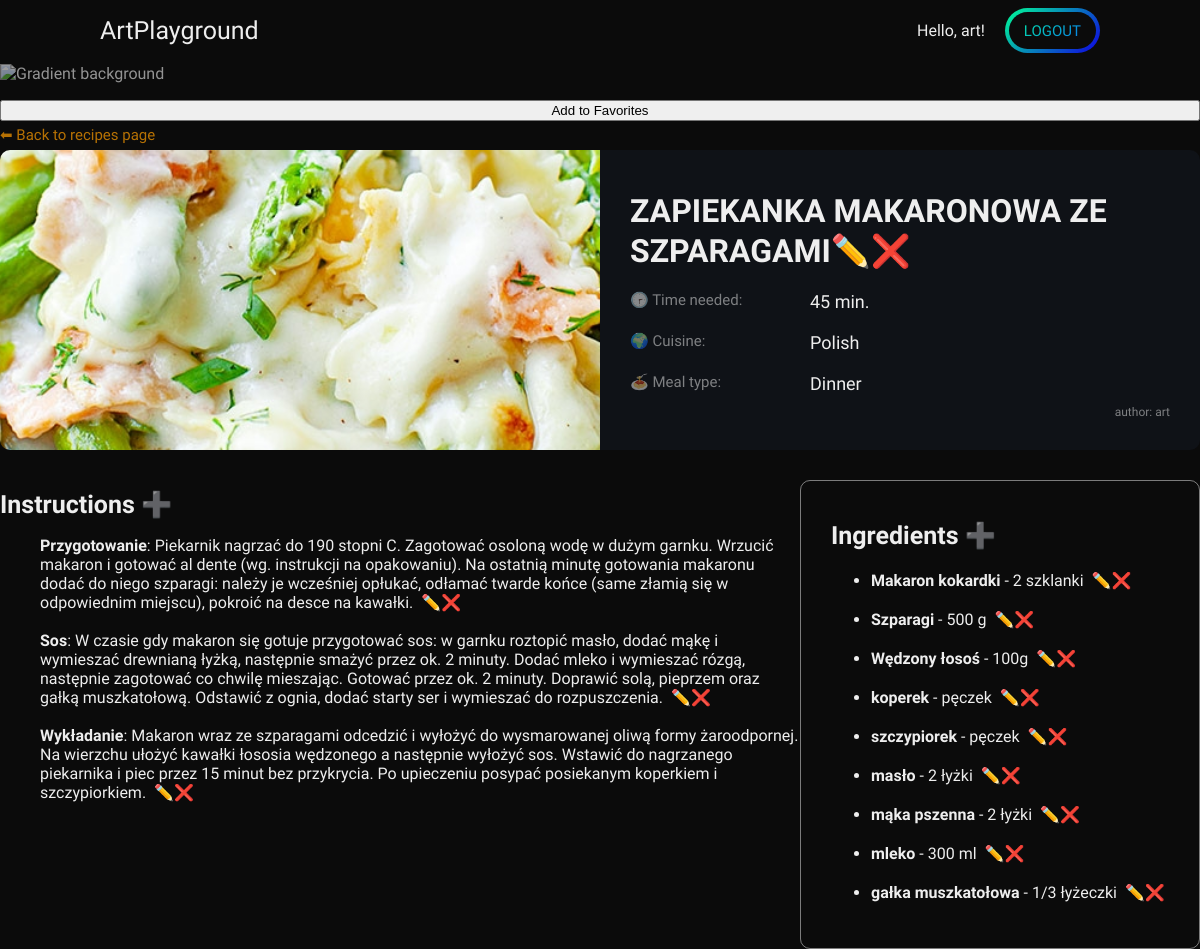
The app's page /recipes/recipe-detail/26/ (signed in) with its own data.
### recipes/models.py (models this page shows, shortened)
class Recipe(models.Model):
    recipe_author = models.ForeignKey(User, on_delete=models.CASCADE, default=None)
    recipe_name = models.CharField(max_length=250)
    time = models.IntegerField()  # hours - 1,5 should give user 1h30min
    cuisine = models.CharField(choices=CUISINE_COUNTRIES, max_length=50)
    meal_type = models.CharField(choices=MEALS, max_length=50)
    recipe_image = models.ImageField(upload_to="recipes/")
    def __str__(self):
        return f"{self.recipe_author} - {self.recipe_name} - {self.pk}"

class Instruction(models.Model):
    recipe = models.ForeignKey(Recipe, on_delete=models.CASCADE)
    step = models.CharField(max_length=50)
    description = models.CharField(max_length=1500)

class Ingredient(models.Model):
    recipe = models.ForeignKey(Recipe, on_delete=models.CASCADE)
    name = models.CharField(max_length=250)
    amount = models.CharField(max_length=50)

### recipes/views.py (the view, shortened to what this page needs)
# urls.py: path('recipe-detail/<int:pk>/', RecipeDetailView.as_view(), name="recipe_detail"),
class RecipeDetailView(View):
    template_name = 'recipes/recipe_detail.html'
    def get(self, request, *args, **kwargs):
        recipe = get_object_or_404(Recipe, pk=kwargs['pk'])
        is_favorite = Favorite_recipe.objects.filter(user=request.user, recipe=recipe).exists()
        context = {'recipe': recipe, "is_favorite":is_favorite}
        return render(request, self.template_name, context)

### recipes/templates/recipes/recipe_detail.html (shortened to what this page needs)
{% extends 'base_layout.html' %} {% block title %} Recipe nr {{recipe.pk}} detail view {%endblock%}
{% block content %}
{% if is_favorite == False %}
<form method="post" action="{% url 'recipe_detail' recipe.pk %}">
  <button type="submit"  name="add_favorite">Add to Favorites</button>
</form>
{% else %}
<form method="post" action="{% url 'recipe_detail' recipe.pk %}">
  {% csrf_token %}
  <input type="hidden" name="remove_favorite" value="recipe.pk">
  <button type="submit"  name="remove_favorite">Remove from Favorites</button>
</form>
{% endif %}
<section class="center-page recipe-detail">
  <a href="{% url 'recipes' %}" class="link link-orange">⬅ Back to recipes page</a>
  <div class="recipe-detail__img" style="background-image: url('/recipes{{ recipe.recipe_image.url}}');"></div>
  <div class="recipe-detail__data">
    <h2><strong>{{ recipe.recipe_name }}</strong><a href="{% url 'recipe_update' recipe.pk %}" style="text-decoration: none">✏️</a><a href="{% url 'recipe_delete' recipe.pk %}" style="text-decoration: none">❌</a></h2>
    <div class="recipe-detail__data__group">
      <span class="label label--time">Time needed: </span>
      <span class="value">{{ recipe.time }} min.</span>
      <span class="label label--cuisine">Cuisine: </span>
      <span class="value">{{ recipe.cuisine }}</span>
      <span class="label label--meal-type">Meal type: </span>
      <span class="value">{{ recipe.meal_type }}</span>
    </div>
    <p><small>author: {{ recipe.recipe_author.username }}</small></p>
  </div>
  <div class="recipe-content__instructions">
      <h3>Instructions <a href="{% url 'add_instructions' recipe.pk %}" style="text-decoration: none">➕</a></h3>
      <ul>
        {% for instruction in recipe.instruction_set.all %}
        <li><b>{{ instruction.step }}</b>: {{ instruction.description }} &nbsp;<a href="{% url 'instruction_update' instruction.pk %}" style="text-decoration: none">✏️</a><a href="{% url 'instruction_delete' instruction.pk %}" style="text-decoration: none">❌</a></li><br/>
        {% endfor %}
      </ul>
  </div>
  <div class="recipe-content__ingredients">
      <h3>Ingredients <a href="{% url 'add_ingredients' recipe.pk  %}" style="text-decoration: none">➕</a></h3>
      <ul>
        {% for ingredient in recipe.ingredient_set.all %}
        <li><b>{{ ingredient.name }}</b> - {{ ingredient.amount }} &nbsp;<a href="{% url 'ingredient_update' ingredient.pk %}" style="text-decoration: none">✏️</a><a href="{% url 'ingredient_delete' ingredient.pk %}" style="text-decoration: none">❌</a></li>
        {% endfor %}
      </ul>
  </div>
</section>
{% endblock %}

### general/templates/general/base_layout.html (shortened to what this page needs)
{% load static %}
<!DOCTYPE html>
<html>
  <head>
    <link rel="stylesheet" href="{% static 'css/style.css' %}">
  </head>
  <body>
    <img class="body-gradient {% block background_class %}{% endblock %}" src="https://daily-now-res.cloudinary.com/image/upload/s--O8GDhJO8--/f_auto/v1692271285/public/Desktop-ask-bg" alt="Gradient background">
    <header class="{% block header_class %}{% endblock %}">
      <nav class="menu-nav">
        <a href="{% url 'mainpage' %}" class="menu-item">ArtPlayground</a>
      </nav>
      <nav class="profile-nav">
        {% if user.is_authenticated %}
        Hello, {{user.username}}!
        <div class="button btn-blue"><div class="ahref--bg"><a href="{% url 'logout' %}">Logout</a></div></div>
        {% else %}
        <div class="button btn-yelpur-rev"><div class="ahref--bg"><a href="{% url 'register' %}">Sign up</a></div></div>
        <div class="button btn-yelpur"><div class="ahref--bg"><a href="{% url 'login' %}">Login</a></div></div>
        {% endif %}
      </nav>
    </header>
    <main>
      {% block content %}{% endblock %}
    </main>
  </body>
</html>

### static/css/style.css (style rules this page uses)
body { background-color: #0B0B0B; color: #EEE; font-family: "Ubuntu", sans-serif; padding: 0; margin: 0; }
body .body-gradient { position: absolute; top: 64px; left: 0; width: 80%; opacity: 0.6; }
body main { position: relative; top: 30px; left: 0; padding-top: 70px; }
body h1, body h2, body h3, body h4 { text-decoration: none; line-height: 1.25em; margin: 0.35em 0; color: #EEE; }
body h2 { font-size: 32px; }
body h3 { font-size: 25px; }
body span, body p { font-size: 15px; }
body small { font-size: 12px; color: rgba(237, 237, 237, 0.5); }
body a { line-height: 15px; color: #EEE; text-decoration-color: #ff9d00; }
.center-page { display: flex; flex-direction: column; align-items: center; }
.button { width: max-content; padding: 4px 4px; border-radius: 24px; mask-image: paint(smooth-corners); -webkit-mask-image: paint(smooth-corners); }
.button .ahref--bg, .button .button--bg { padding: 9px 0px; background-color: #0B0B0B; border-radius: 24px; mask-image: paint(smooth-corners); -webkit-mask-image: paint(smooth-corners); }
.button .ahref--bg a, .button .ahref--bg button, .button .button--bg a, .button .button--bg button { padding: 15px 15px; font-size: 15px; text-transform: uppercase; font-weight: 500; text-decoration: none; }
.button.btn-blue { background: linear-gradient(135deg, #00ff95, #0f00e3); }
.button.btn-blue a, .button.btn-blue button { background: linear-gradient(135deg, #00ff95, #0B59FF); -webkit-background-clip: text; -webkit-text-fill-color: transparent; }
.link, .link-left, .link-right { text-decoration: none; opacity: 0.7; font-size: 15px; padding: 7px 0; }
.link-orange { color: #ff9d00; }
form { display: grid; grid-template-columns: 1fr; grid-template-rows: auto; row-gap: 20px; }
header { display: flex; justify-content: space-between; align-items: center; position: fixed; width: calc(100% - 200px); padding: 10px 100px; background: #0B0B0B; height: 40px; z-index: 100; }
header nav.menu-nav { display: flex; column-gap: 20px; }
header nav.menu-nav a { text-decoration: none; font-size: 25px; line-height: 25px; }
header .menu-item { justify-self: flex-start; }
header .profile-nav { display: flex; justify-content: center; align-items: center; column-gap: 20px; }
.recipe-detail { display: grid; grid-template-columns: repeat(6, 1fr); margin: 0 auto; max-width: 1200px; }
.recipe-detail.center-page { align-items: unset; }
.recipe-detail__img { background-size: cover; background-repeat: no-repeat; background-position: center; width: 100%; height: 300px; grid-column: 1/4; border-radius: 10px 0 0 10px; }
.recipe-detail__data { grid-column: 4/7; display: flex; flex-direction: column; justify-content: space-between; padding: 30px; background-color: #0F1217; width: calc(100% - 60px); height: calc(100% - 60px); border-radius: 0 10px 10px 0; }
.recipe-detail__data__group { display: grid; width: 100%; grid-template-columns: 1fr 2fr; row-gap: 20px; }
.recipe-detail__data .label { color: rgba(237, 237, 237, 0.5); }
.recipe-detail__data .label--time:before { content: "🕝 "; }
.recipe-detail__data .label--cuisine:before { content: "🌍 "; }
.recipe-detail__data .label--meal-type:before { content: "🍝 "; }
.recipe-detail__data .value { font-size: 18px; }
.recipe-detail__data p { margin: 0; text-align: right; }
.recipe-detail .recipe-content__instructions { margin-top: 30px; grid-column: 1/5; }
.recipe-detail .recipe-content__instructions ul { list-style: none; }
.recipe-detail .recipe-content__ingredients { border: 1px solid rgba(237, 237, 237, 0.5); border-radius: 10px; grid-column: 5/7; padding: 30px; margin-top: 30px; }
.recipe-detail .recipe-content__ingredients ul li { margin-top: 20px; }

### records on screen
Recipe: recipe_image (picture), recipe_name "ZAPIEKANKA MAKARONOWA ZE SZPARAGAMI", time "45", cuisine "Polish", meal_type "Dinner", recipe_author.username "art"
Instruction: step "Przygotowanie", description "Piekarnik nagrzać do 190 stopni C. Zagotować osoloną wodę w dużym garnku. Wrzucić makaron i gotować al dente (wg. instrukcji na opakowaniu). Na ostatnią minutę gotowania makaronu dodać do niego szparagi: należy je wcześniej opłukać, odłamać twarde końce (same złamią się w odpowiednim miejscu), pokroić na desce na kawałki."
Instruction: step "Sos", description "W czasie gdy makaron się gotuje przygotować sos: w garnku roztopić masło, dodać mąkę i wymieszać drewnianą łyżką, następnie smażyć przez ok. 2 minuty. Dodać mleko i wymieszać rózgą, następnie zagotować co chwilę mieszając. Gotować przez ok. 2 minuty. Doprawić solą, pieprzem oraz gałką muszkatołową. Odstawić z ognia, dodać starty ser i wymieszać do rozpuszczenia."
Instruction: step "Wykładanie", description "Makaron wraz ze szparagami odcedzić i wyłożyć do wysmarowanej oliwą formy żaroodpornej. Na wierzchu ułożyć kawałki łososia wędzonego a następnie wyłożyć sos. Wstawić do nagrzanego piekarnika i piec przez 15 minut bez przykrycia. Po upieczeniu posypać posiekanym koperkiem i szczypiorkiem."
Ingredient: name "Makaron kokardki", amount "2 szklanki"
Ingredient: name "Szparagi", amount "500 g"
Ingredient: name "Wędzony łosoś", amount "100g"
Ingredient: name "koperek", amount "pęczek"
Ingredient: name "szczypiorek", amount "pęczek"
Ingredient: name "masło", amount "2 łyżki"
Ingredient: name "mąka pszenna", amount "2 łyżki"
Ingredient: name "mleko", amount "300 ml"
Ingredient: name "gałka muszkatołowa", amount "1/3 łyżeczki"

### other values on screen
{{ user.username }} "art"
